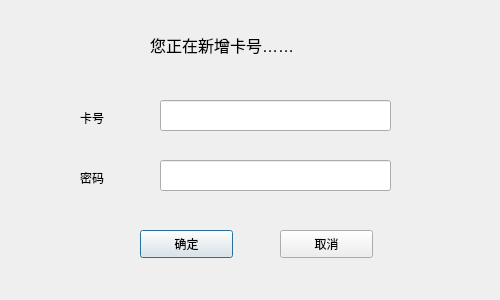
<?xml version="1.0" encoding="UTF-8"?>
<ui version="4.0">
 <class>AddCard</class>
 <widget class="QDialog" name="AddCard">
  <property name="geometry">
   <rect>
    <x>0</x>
    <y>0</y>
    <width>500</width>
    <height>300</height>
   </rect>
  </property>
  <property name="windowTitle">
   <string>增加卡号</string>
  </property>
  <property name="windowIcon">
   <iconset>
    <normaloff>record.jpg</normaloff>record.jpg</iconset>
  </property>
  <widget class="QLabel" name="label">
   <property name="geometry">
    <rect>
     <x>80</x>
     <y>110</y>
     <width>72</width>
     <height>15</height>
    </rect>
   </property>
   <property name="text">
    <string>卡号</string>
   </property>
  </widget>
  <widget class="QLineEdit" name="idEdit">
   <property name="geometry">
    <rect>
     <x>160</x>
     <y>100</y>
     <width>231</width>
     <height>31</height>
    </rect>
   </property>
  </widget>
  <widget class="QLabel" name="label_2">
   <property name="geometry">
    <rect>
     <x>80</x>
     <y>170</y>
     <width>72</width>
     <height>15</height>
    </rect>
   </property>
   <property name="text">
    <string>密码</string>
   </property>
  </widget>
  <widget class="QLineEdit" name="idEdit_2">
   <property name="geometry">
    <rect>
     <x>160</x>
     <y>160</y>
     <width>231</width>
     <height>31</height>
    </rect>
   </property>
  </widget>
  <widget class="QPushButton" name="pushButton">
   <property name="geometry">
    <rect>
     <x>140</x>
     <y>230</y>
     <width>93</width>
     <height>28</height>
    </rect>
   </property>
   <property name="text">
    <string>确定</string>
   </property>
  </widget>
  <widget class="QPushButton" name="pushButton_2">
   <property name="geometry">
    <rect>
     <x>280</x>
     <y>230</y>
     <width>93</width>
     <height>28</height>
    </rect>
   </property>
   <property name="text">
    <string>取消</string>
   </property>
  </widget>
  <widget class="QLabel" name="label_3">
   <property name="geometry">
    <rect>
     <x>150</x>
     <y>20</y>
     <width>201</width>
     <height>51</height>
    </rect>
   </property>
   <property name="text">
    <string>&lt;html&gt;&lt;head/&gt;&lt;body&gt;&lt;p&gt;&lt;span style=&quot; font-size:12pt;&quot;&gt;您正在新增卡号……&lt;/span&gt;&lt;/p&gt;&lt;/body&gt;&lt;/html&gt;</string>
   </property>
  </widget>
  <widget class="QLabel" name="label_4">
   <property name="geometry">
    <rect>
     <x>50</x>
     <y>20</y>
     <width>101</width>
     <height>61</height>
    </rect>
   </property>
   <property name="styleSheet">
    <string notr="true">image: url(clock.jpg)</string>
   </property>
   <property name="text">
    <string/>
   </property>
  </widget>
 </widget>
 <resources/>
 <connections>
  <connection>
   <sender>pushButton_2</sender>
   <signal>clicked()</signal>
   <receiver>AddCard</receiver>
   <slot>close()</slot>
   <hints>
    <hint type="sourcelabel">
     <x>293</x>
     <y>225</y>
    </hint>
    <hint type="destinationlabel">
     <x>312</x>
     <y>182</y>
    </hint>
   </hints>
  </connection>
 </connections>
</ui>
